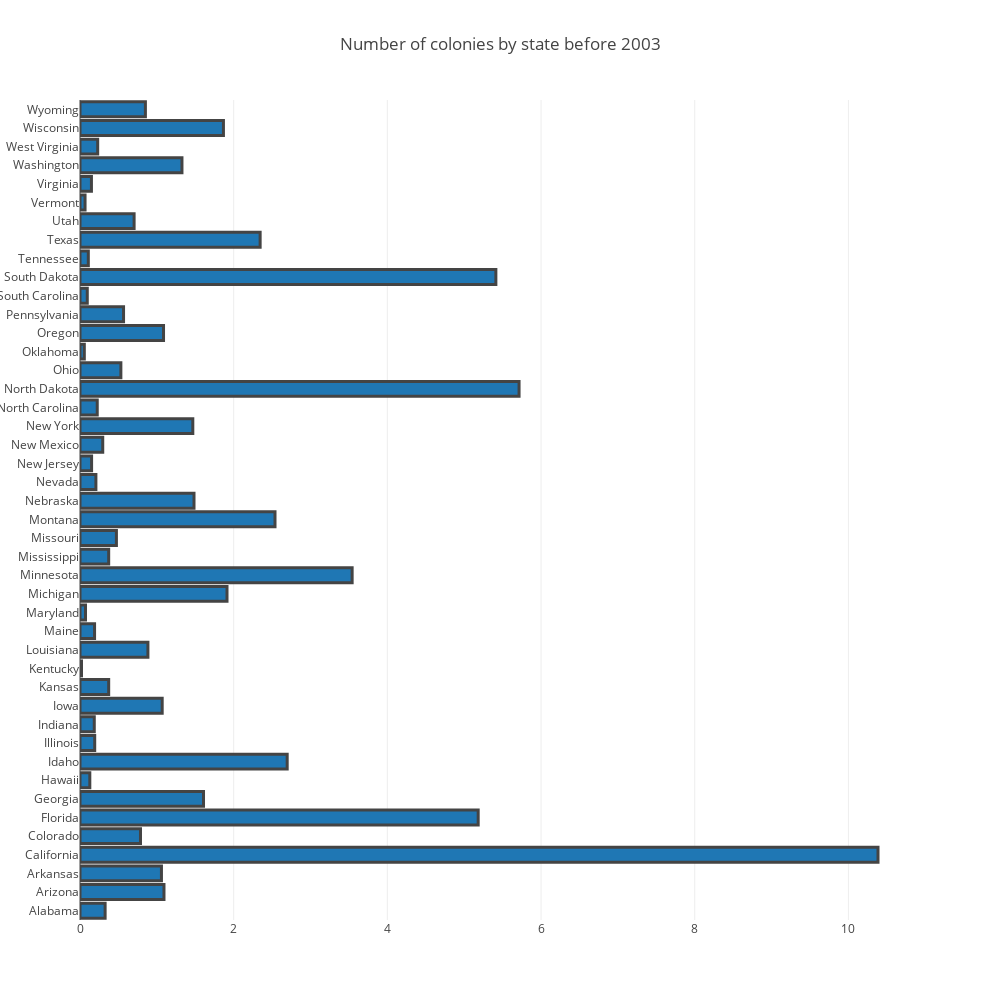

The notebook cell saved with this chart:
### Markdown cell above
# Let's look at the number of colonies by state

### Code cell
df_summed = df_pre_2003.groupby(['StateName']) ['numcol'].sum().reset_index()
trace1 = go.Bar(
    y=df_summed.StateName,
    x=df_summed.numcol,
    name='3',
    orientation = 'h',
    marker = dict(
        line = dict(
             colorscale = [[0, 'rgb(166,206,227)'], [0.25, 'rgb(31,120,180)'], [0.45, 'rgb(178,223,138)'], 
                      [0.65, 'rgb(51,160,44)'], [0.85, 'rgb(251,154,153)'], [1, 'rgb(227,26,28)']],
            width = 3)
    )
)
data = [trace1]
layout = go.Layout(
    title='Number of colonies by state before 2003',
    barmode='stack',
    autosize=False,
    width=1000,
    height=1000
)

fig = go.Figure(data=data, layout=layout)
iplot(fig, filename='marker-h-bar')

### Figure 1 — Plotly figure (JSON) as saved in the notebook; plotly's stock layout.template omitted (floating-point values rounded to 4 significant figures)
{"data": [{"marker": {"line": {"colorscale": [[0, "rgb(166,206,227)"], [0.25, "rgb(31,120,180)"], [0.45, "rgb(178,223,138)"], [0.65, "rgb(51,160,44)"], [0.85, "rgb(251,154,153)"], [1, "rgb(227,26,28)"]], "width": 3}}, "name": "SF Zoo", "orientation": "h", "type": "bar", "uid": "ca36bb58-fdb8-11e8-9bfc-d05099a30b15", "x": [0.3269, 1.093, 1.06, 10.38, 0.7872, 5.182, 1.607, 0.1277, 2.696, 0.1915, 0.1857, 1.07, 0.3733, 0.01934, 0.8839, 0.1896, 0.07157, 1.913, 3.542, 0.3733, 0.4739, 2.538, 1.484, 0.207, 0.1509, 0.2959, 1.468, 0.2244, 5.714, 0.5319, 0.05609, 1.087, 0.5667, 0.09478, 5.412, 0.1083, 2.344, 0.7041, 0.06576, 0.1489, 1.327, 0.2302, 1.867, 0.8511], "y": ["Alabama", "Arizona", "Arkansas", "California", "Colorado", "Florida", "Georgia", "Hawaii", "Idaho", "Illinois", "Indiana", "Iowa", "Kansas", "Kentucky", "Louisiana", "Maine", "Maryland", "Michigan", "Minnesota", "Mississippi", "Missouri", "Montana", "Nebraska", "Nevada", "New Jersey", "New Mexico", "New York", "North Carolina", "North Dakota", "Ohio", "Oklahoma", "Oregon", "Pennsylvania", "South Carolina", "South Dakota", "Tennessee", "Texas", "Utah", "Vermont", "Virginia", "Washington", "West Virginia", "Wisconsin", "Wyoming"]}], "layout": {"autosize": false, "barmode": "stack", "height": 1000, "title": "Number of colonies by state before 2003", "width": 1000}}
